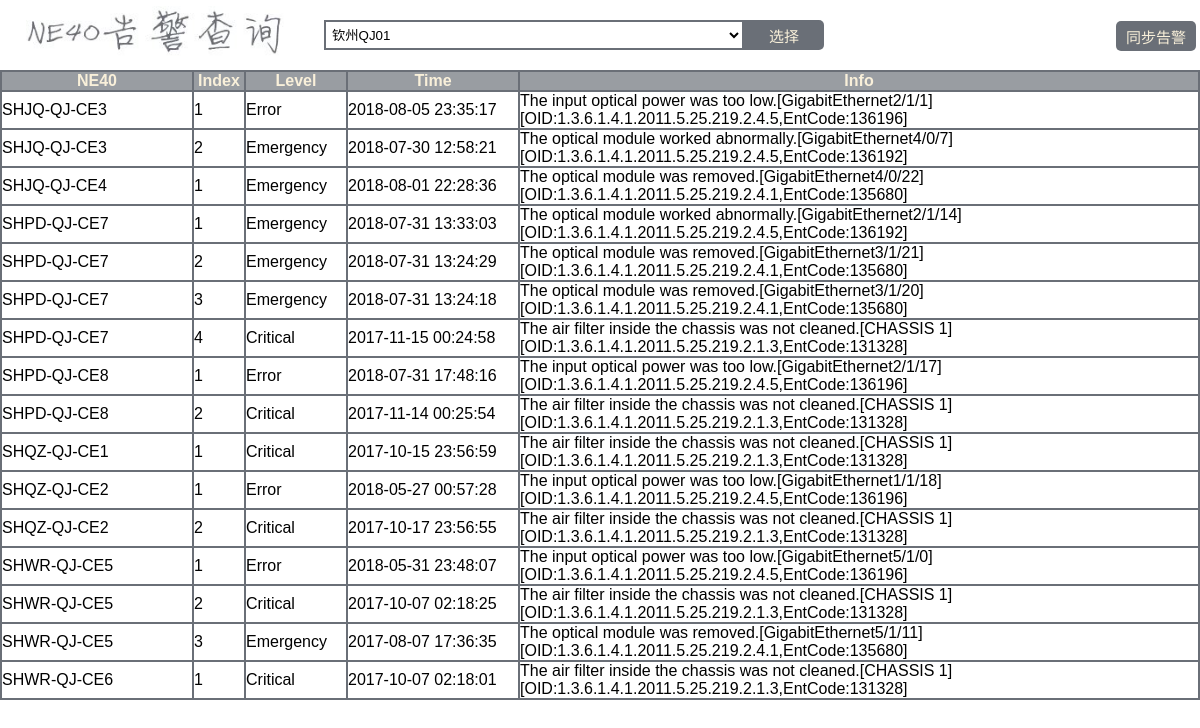
The page / on the database its author committed.
### alarm/models.py (models this page shows)
class alarmdb(models.Model):
    Ne40 = models.CharField(max_length=100)
    Time = models.DateTimeField()
    Level = models.CharField(max_length=30)
    Info = models.CharField(max_length=300)
    Id = models.IntegerField()
    class Meta:
        db_table = u'NE40-Alarm'

### alarm/views.py (the view)
# urls.py: re_path(r'^$', index),
def index(request):
    data = alarmdb.objects.filter().order_by("Ne40")
    return render(request, 'index.html', {
        "data": data
    })

### templates/index.html (shortened to what this page needs)
<!DOCTYPE html>
<html lang="en">
<head>
    {% load staticfiles %}
    <link rel="stylesheet" type="text/css" href="{% static "/css/index.css"%}" />
</head>
<body>
    <div class="unroll" id="unroll">
        <img src="{% static "/images/title.JPG"%}" class="timg" height=50px/>
        <div class="bar1">
            <form action="/srh/" method="get">{% csrf_token %}
                <select id="ne" name="ne">
                    <option value="SHQZ-QJ-CE1">钦州QJ01</option>
                </select>
                <input id="btn" type="submit" value="选择"/>
            </form>
        </div>
        <div class="right">
            <button id="tb" onclick="window.location.href='/tongbu/';document.getElementById('res').style.display='inline'">同步告警</button>
        </div>
    </div>
    <div class="roll" id="roll">
        <table border="1px solid black">
            <tr>
                <th width="190px">NE40</th>
                <th width="50px">Index</th>
                <th width="100px">Level</th>
                <th width="170px">Time</th>
                <th>Info</th>
            </tr>
            {% for a in data %}
            <tr>
                <td>{{ a.Ne40 }}</td>
                <td>{{ a.Id }}</td>
                <td>{{ a.Level }}</td>
                <td>{{ a.Time|date:"Y-m-d H:i:s" }}</td>
                <td>{{ a.Info }}</td>
            </tr>
            {% endfor %}
        </table>
    </div>
</body>
</html>

### static/css/index.css (style rules this page uses)
* { margin:0; padding:0; font-family: "Arial","Microsoft YaHei","黑体","宋体",sans-serif; }
html,body { height: 100% ; }
.unroll { position:fixed; background-color:#FFFFFF; width: 100%; clear: both; z-index:100; height: 55px; top: 0; left:0; padding:6px; }
.roll { width: 100%; clear: both; z-index:10; padding-top:70px; }
.timg { float:left; display: inline; padding-left:20px; padding-right:40px; }
.bar1 { padding:4px 0; width:600px; float: left; display: inline; }
#btn { box-sizing: border-box; text-align:center; outline:none; border:none; height:30px; cursor:pointer; float:left; display:block; background:#6a6f77; border-radius:0 5px 5px 0; width:80px; top:0; right:0; font-size:15px; font-family:"Microsoft YaHei"; color:#F9F0DA; margin-top: 10px; }
#ne { outline:none; border:2px solid #6a6f77; background:transparent; top:0; right:0; width:420px; height:30px; padding-left:2px; float: left; margin-top: 10px; }
table { border: 2px solid #6a6f77; border-collapse: collapse; width: 100%; }
td { border: 2px solid #6a6f77; }
th { background-color:#999da2; border: 2px solid #6a6f77; color: #F9F0DA; }
.right { float:right; display: inline; }
#tb { margin-right: 10px; margin-top: 15px; box-sizing: border-box; text-align:center; outline:none; border:none; height:30px; cursor:pointer; float:left; display:block; background:#6a6f77; border-radius:5px; width:80px; top:0; right:0; font-size:15px; font-family:"Microsoft YaHei"; color:#F9F0DA; }

### rows shown on the page
alarmdb: Ne40 "SHJQ-QJ-CE3", Id "1", Level "Error", Time "2018-08-05 23:35:17", Info "The input optical power was too low.[GigabitEthernet2/1/1][OID:1.3.6.1.4.1.2011.5.25.219.2.4.5,EntCode:136196]", Ne40 "SHJQ-QJ-CE4", Level "Emergency", Time "2018-08-01 22:28:36", Info "The optical module was removed.[GigabitEthernet4/0/22][OID:1.3.6.1.4.1.2011.5.25.219.2.4.1,EntCode:135680]", Ne40 "SHPD-QJ-CE7", Time "2018-07-31 13:33:03", Info "The optical module worked abnormally.[GigabitEthernet2/1/14][OID:1.3.6.1.4.1.2011.5.25.219.2.4.5,EntCode:136192]", Ne40 "SHPD-QJ-CE8", Time "2018-07-31 17:48:16", Info "The input optical power was too low.[GigabitEthernet2/1/17][OID:1.3.6.1.4.1.2011.5.25.219.2.4.5,EntCode:136196]", Ne40 "SHQZ-QJ-CE1", Level "Critical", Time "2017-10-15 23:56:59", Info "The air filter inside the chassis was not cleaned.[CHASSIS 1][OID:1.3.6.1.4.1.2011.5.25.219.2.1.3,EntCode:131328]", Ne40 "SHQZ-QJ-CE2", Time "2018-05-27 00:57:28", Info "The input optical power was too low.[GigabitEthernet1/1/18][OID:1.3.6.1.4.1.2011.5.25.219.2.4.5,EntCode:136196]", Ne40 "SHWR-QJ-CE5", Time "2018-05-31 23:48:07", Info "The input optical power was too low.[GigabitEthernet5/1/0][OID:1.3.6.1.4.1.2011.5.25.219.2.4.5,EntCode:136196]", Ne40 "SHWR-QJ-CE6", Time "2017-10-07 02:18:01"
alarmdb: Ne40 "SHJQ-QJ-CE3", Id "2", Level "Emergency", Time "2018-07-30 12:58:21", Info "The optical module worked abnormally.[GigabitEthernet4/0/7][OID:1.3.6.1.4.1.2011.5.25.219.2.4.5,EntCode:136192]", Ne40 "SHPD-QJ-CE7", Time "2018-07-31 13:24:29", Info "The optical module was removed.[GigabitEthernet3/1/21][OID:1.3.6.1.4.1.2011.5.25.219.2.4.1,EntCode:135680]", Ne40 "SHPD-QJ-CE8", Level "Critical", Time "2017-11-14 00:25:54", Info "The air filter inside the chassis was not cleaned.[CHASSIS 1][OID:1.3.6.1.4.1.2011.5.25.219.2.1.3,EntCode:131328]", Ne40 "SHQZ-QJ-CE2", Time "2017-10-17 23:56:55", Ne40 "SHWR-QJ-CE5", Time "2017-10-07 02:18:25"
alarmdb: Ne40 "SHPD-QJ-CE7", Id "3", Level "Emergency", Time "2018-07-31 13:24:18", Info "The optical module was removed.[GigabitEthernet3/1/20][OID:1.3.6.1.4.1.2011.5.25.219.2.4.1,EntCode:135680]", Ne40 "SHWR-QJ-CE5", Time "2017-08-07 17:36:35", Info "The optical module was removed.[GigabitEthernet5/1/11][OID:1.3.6.1.4.1.2011.5.25.219.2.4.1,EntCode:135680]"
alarmdb: Ne40 "SHPD-QJ-CE7", Id "4", Level "Critical", Time "2017-11-15 00:24:58", Info "The air filter inside the chassis was not cleaned.[CHASSIS 1][OID:1.3.6.1.4.1.2011.5.25.219.2.1.3,EntCode:131328]"
